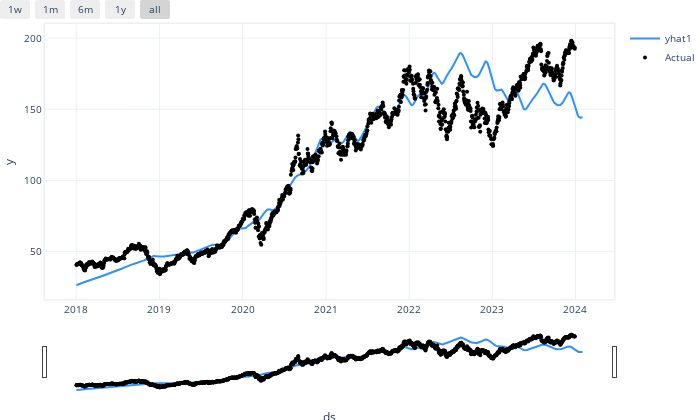

The code cell stored with this chart in its notebook:
### Code cell
# ✅ SAFE PLOTTING WITHOUT RESAMPLER
fig4 = m4.plot(forecast_m4, plotting_backend="plotly")
fig4.show()

### Figure 1 — Plotly figure (JSON) as saved in the notebook; plotly's stock layout.template omitted (floating-point values rounded to 4 significant figures; data arrays with more than 128 entries replaced by an {"elided": "..."} marker saying what was removed)
{"data": [{"fill": "none", "line": {"color": "rgba(45, 146, 255, 1.0)", "width": 2}, "mode": "lines", "name": "yhat1", "type": "scatter", "x": {"elided": "1533 str values"}, "y": {"elided": "1533 float values"}}, {"marker": {"color": "black", "size": 4}, "mode": "markers", "name": "Actual", "type": "scatter", "x": {"elided": "1533 str values"}, "y": {"elided": "1533 float values"}}], "layout": {"autosize": true, "font": {"size": 10}, "height": 420, "hovermode": "x unified", "margin": {"b": 0, "l": 0, "pad": 0, "r": 10, "t": 10}, "showlegend": true, "title": {"font": {"size": 12}}, "width": 700, "xaxis": {"linewidth": 1.5, "mirror": true, "rangeselector": {"buttons": [{"count": 7, "label": "1w", "step": "day", "stepmode": "backward"}, {"count": 1, "label": "1m", "step": "month", "stepmode": "backward"}, {"count": 6, "label": "6m", "step": "month", "stepmode": "backward"}, {"count": 1, "label": "1y", "step": "year", "stepmode": "backward"}, {"step": "all"}]}, "rangeslider": {"visible": true}, "showline": true, "title": {"text": "ds"}, "type": "date"}, "yaxis": {"linewidth": 1.5, "mirror": true, "showline": true, "title": {"text": "y"}}}}
